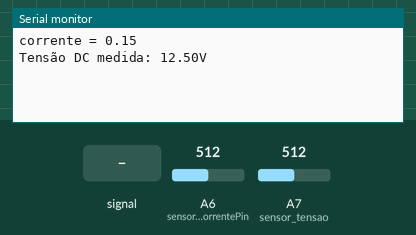
This sketch was run on a simulated Arduino Nano, built with avr-gcc and run on an emulated ATmega328P. Parts: the last lines printed to the serial monitor. The test bench sets the inputs (shaded band); at power-on: A6 (sensor_correntePin) = 512, A7 (sensor_tensao) = 512.

Above: at 1.2 s.
1.3 s: A6 (sensor_correntePin) fed a 200 Hz sine of ±81 counts around its level
2.8 s: A6 (sensor_correntePin) set to 716
At 4.1 s:
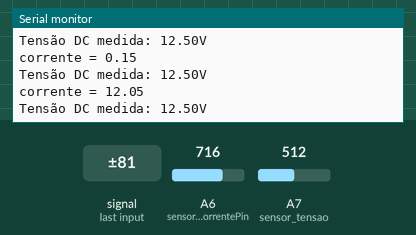
4.3 s: A7 (sensor_tensao) set to 716
At 5.0 s:
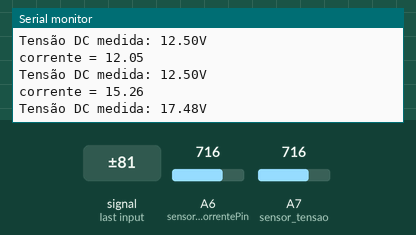
5.8 s: A6 (sensor_correntePin) fed a 1000 Hz sine of ±255 counts around its level
7.3 s: A6 (sensor_correntePin) set to 900
At 8.4 s:
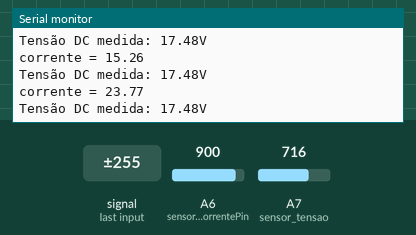
8.8 s: A7 (sensor_tensao) set to 900
At 8.8 s:
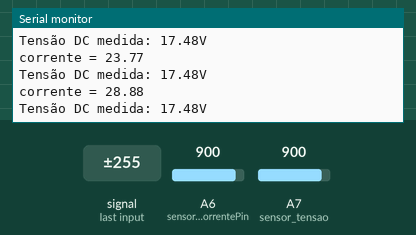
Timing chart, 0 to 11.3 s (numbered marks = the images above; inputs shaded):
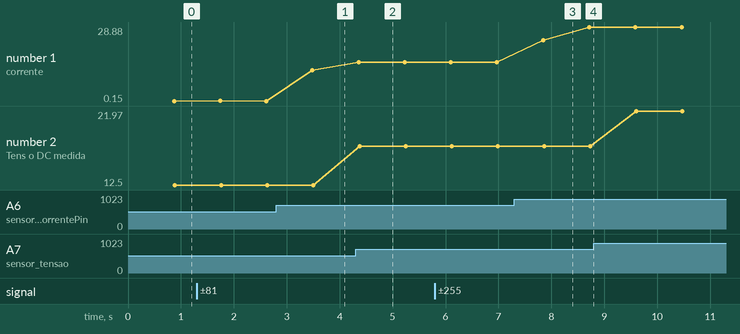

Measured:
- after the input at 2.8 s, the serial monitor: prints a new line after 0.69 s (image 1)
- after the input at 4.3 s, the serial monitor: prints a new line after 0.08 s (image 2)
- after the input at 7.3 s, the serial monitor: prints a new line after 0.54 s (image 3)
- plotted number 1: 0.15 → 12.05 after the input at 2.8 s, 15.26 → 28.88 after the input at 7.3 s
- plotted number 2: 12.5 → 17.48 after the input at 4.3 s, 17.48 → 21.97 after the input at 8.8 s

The sketch:

Corrente-Tensao.ino
```cpp
//Bibliotecas
//#include "ACS712.h"


//Sensor de corrente
//ACS de 30A.
// Sensor ligado na porta analópgica A1
//ACS712 sensor_corrente(ACS712_30A, A6); //Corrente
const int sensor_correntePin = A6;
float sensor_correnteValue = 0;
float currentValue = 0;
float voltsporUnidade = 0.0048875855327468;
float ruido =0.00;

//Sensor de tensao
const int sensor_tensao = A7; //PINO ANALÓGICO EM QUE O SENSOR ESTÁ CONECTADO

float tensaoEntrada = 0.0; //VARIÁVEL PARA ARMAZENAR O VALOR DE TENSÃO DE ENTRADA DO SENSOR
float tensaoMedida = 0.0; //VARIÁVEL PARA ARMAZENAR O VALOR DA TENSÃO MEDIDA PELO SENSOR

float valorR1 = 30000.0; //VALOR DO RESISTOR 1 DO DIVISOR DE TENSÃO
float valorR2 = 7500.0; // VALOR DO RESISTOR 2 DO DIVISOR DE TENSÃO
int leituraSensor = 0; //VARIÁVEL PARA ARMAZENAR A LEITURA DO PINO ANALÓGICO

void setup() {
  // É necessário calibrar o sensor antes de usar a primeira vez com o método abaixo
  pinMode(sensor_tensao, INPUT); //DEFINE O PINO COMO ENTRADA
  Serial.begin(9600);
  //Serial.println("Aguarde. Calibrando...");
  //sensor_corrente.calibrate();
  //Serial.println("Fim da calibração");
}

void loop() {
   //sensor de corrente
   currentValue =0;
   for(int index =0; index<5000; index++){
     sensor_correnteValue = analogRead(sensor_correntePin); // le o sensor na pino analogico A1
     sensor_correnteValue = (sensor_correnteValue -510)* voltsporUnidade; // ajusta o valor lido para volts começando da metada ja que a saída do sensor é vcc/2 para corrente =0
     currentValue = currentValue +(sensor_correnteValue/66)*1000; // a saída do sensor 66 mV por amper
     //delay(1);
   }

   currentValue = currentValue /5000;

   //Sensor de tensao
   leituraSensor = analogRead(sensor_tensao); //FAZ A LEITURA DO PINO ANALÓGICO E ARMAZENA NA VARIÁVEL O VALOR LIDO
   tensaoEntrada = (leituraSensor * 5.0) / 1024.0; //VARIÁVEL RECEBE O RESULTADO DO CÁLCULO
   tensaoMedida = tensaoEntrada / (valorR2/(valorR1+valorR2)); //VARIÁVEL RECEBE O VALOR DE TENSÃO DC MEDIDA PELO SENSOR

  //delay(1000);
  //  float V = 3.7;
  //float I = sensor_corrente.getCurrentDC(60);
  //float P = V * I;

  // mostra o resultado no terminal
  Serial.print("corrente = " );
  currentValue = currentValue- ruido;
  Serial.print(currentValue, 2);
  Serial.print("\n" );

  Serial.print("Tensão DC medida: "); //IMPRIME O TEXTO NA SERIAL
   Serial.print(tensaoMedida,2); //IMPRIME NA SERIAL O VALOR DE TENSÃO DC MEDIDA E LIMITA O VALOR A 2 CASAS DECIMAIS
   Serial.println("V"); //IMPRIME O TEXTO NA SERIAL

}
```
